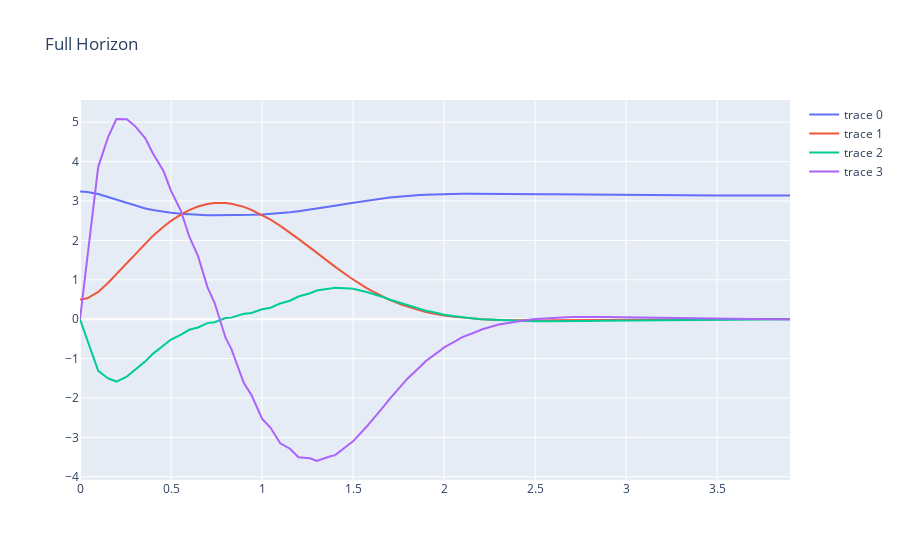

The notebook cell saved with this chart:
### Code cell
# ctrl, S = controllers.get_lqr_controller(sys.dx,
#                                          opt['x_nom'], opt['u_nom'],
#                                          opt['lqr_Q'], opt['lqr_R'],
#                                          vf.u_lo[0], vf.u_up[0])
ctrl = controllers.get_limited_lookahead_controller(opt['sys_utils'].get_value_function(opt['offline_horizon'],
                                                                                        opt['offline_dt'],
                                                                                        dtype=opt['dtype'])[0])
x_traj_sim, t_traj_sim = controllers.sim_ctrl(opt['sim_x0'], vf.u_dim[0], sys.dx, ctrl,
                                              opt['sim_dt'], opt['sim_horizon'],
                                              opt['control_interp'])
controllers.plot_sim(t_traj_sim, x_traj_sim, "Full Horizon").show()
